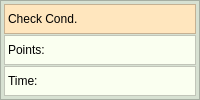
         <widget class="QFrame" name="frame_7">
          <property name="sizePolicy">
           <sizepolicy hsizetype="Maximum" vsizetype="Preferred">
            <horstretch>0</horstretch>
            <verstretch>0</verstretch>
           </sizepolicy>
          </property>
          <property name="styleSheet">
           <string notr="true">background-color: rgb(215, 225, 210);</string>
          </property>
          <property name="frameShape">
           <enum>QFrame::StyledPanel</enum>
          </property>
          <property name="frameShadow">
           <enum>QFrame::Raised</enum>
          </property>
          <layout class="QGridLayout" name="gridLayout_42">
           <property name="leftMargin">
            <number>3</number>
           </property>
           <property name="topMargin">
            <number>3</number>
           </property>
           <property name="rightMargin">
            <number>3</number>
           </property>
           <property name="bottomMargin">
            <number>3</number>
           </property>
           <property name="spacing">
            <number>1</number>
           </property>
           <item row="0" column="0">
            <widget class="QLabel" name="label_95">
             <property name="styleSheet">
              <string notr="true">background-color: rgb(255, 230,190);</string>
             </property>
             <property name="frameShape">
              <enum>QFrame::StyledPanel</enum>
             </property>
             <property name="frameShadow">
              <enum>QFrame::Raised</enum>
             </property>
             <property name="text">
              <string>Check Cond.</string>
             </property>
            </widget>
           </item>
           <item row="1" column="0">
            <widget class="QLabel" name="TPoints">
             <property name="toolTip">
              <string>Total points which will be measured</string>
             </property>
             <property name="whatsThis">
              <string>Total points which will be measured
</string>
             </property>
             <property name="styleSheet">
              <string notr="true">background-color: rgb(250, 255, 240);</string>
             </property>
             <property name="frameShape">
              <enum>QFrame::StyledPanel</enum>
             </property>
             <property name="frameShadow">
              <enum>QFrame::Sunken</enum>
             </property>
             <property name="text">
              <string>Points:</string>
             </property>
            </widget>
           </item>
           <item row="2" column="0">
            <widget class="QLabel" name="TTime">
             <property name="toolTip">
              <string>Total measurement time</string>
             </property>
             <property name="styleSheet">
              <string notr="true">background-color: rgb(250, 255, 240);</string>
             </property>
             <property name="frameShape">
              <enum>QFrame::StyledPanel</enum>
             </property>
             <property name="frameShadow">
              <enum>QFrame::Sunken</enum>
             </property>
             <property name="text">
              <string>Time:</string>
             </property>
            </widget>
           </item>
          </layout>
         </widget>
